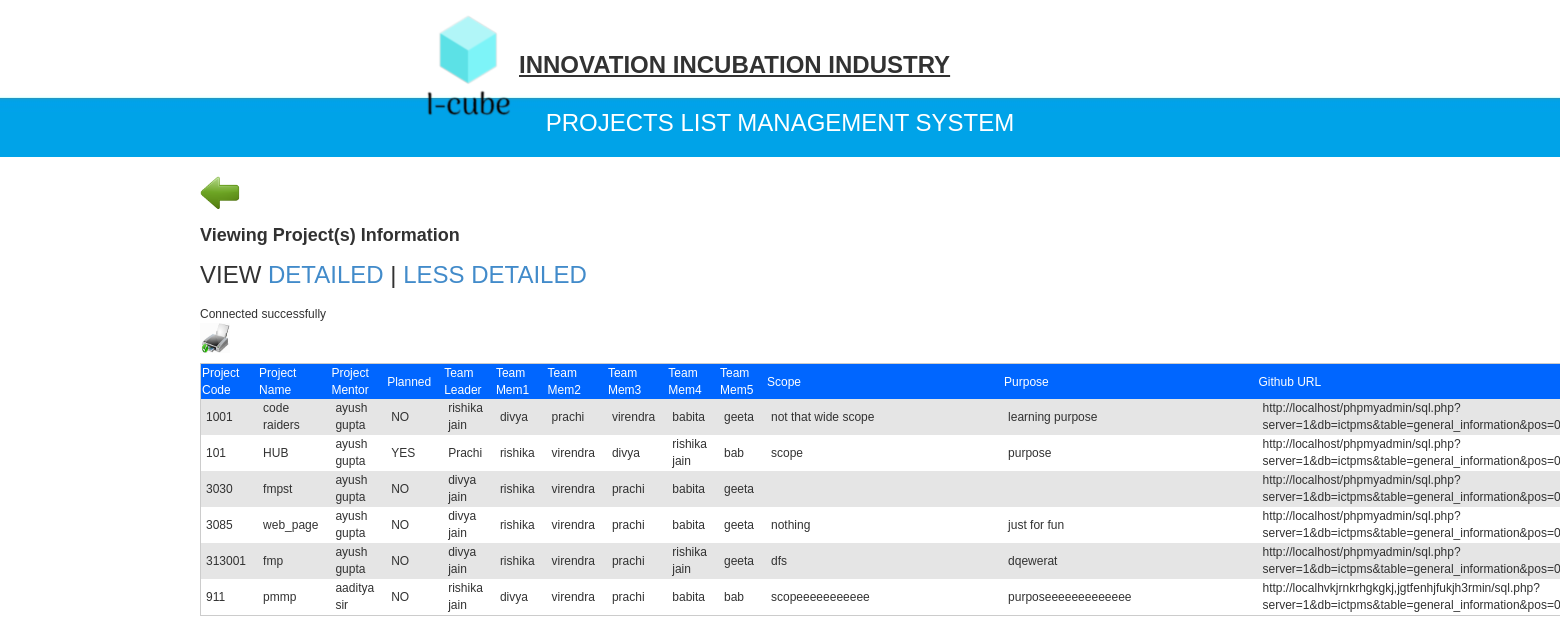
The page /projectInfo.php?action=detailed on the database its author committed.
### tables this page shows
CREATE TABLE `general_information` (
  `Proj_code` varchar(30) NOT NULL,
  `Project_name` varchar(255) NOT NULL,
  `project_mentor` varchar(255) NOT NULL,
  `AppearsIn_BussPlan` varchar(3) NOT NULL,
  `team_leader` varchar(250) NOT NULL,
  `T_member1` varchar(30) NOT NULL,
  `T_member2` varchar(255) NOT NULL,
  `T_member3` varchar(255) NOT NULL,
  `T_member4` varchar(255) NOT NULL,
  `T_mem5` varchar(255) NOT NULL,
  `Scope` text NOT NULL,
  `Purpose` text NOT NULL,
  `github_url` varchar(2043) NOT NULL,
  `Planned_completion` int(11) NOT NULL,
  `Impl_StartDate` date NOT NULL,
  `Impl_EndDate` date NOT NULL
);

### projectInfo.php (the view, shortened to what this page needs)
<!DOCTYPE html PUBLIC "-//W3C//DTD XHTML 1.0 Strict//EN" "http://www.w3.org/TR/xhtml1/DTD/xhtml1-strict.dtd">
<html xmlns="http://www.w3.org/1999/xhtml">
	<head>
		<link href="default.css" rel="stylesheet" type="text/css" />
	    <link href="css/bootstrap.css" rel="stylesheet">
	</head>
	<body>
		<div id="header">
			<h1><U><img src="images/logo2.png" />Innovation Incubation Industry</U></h1>
		</div>
		<div id="menu">
			<h1 class="head2"> PROJECTS LIST MANAGEMENT SYSTEM <h1>
		</div>
		<div id="content">
			<div id="columnAAA">
	            <a href="dirDash.php?action=spr"><img src="images/28.png"  width="" height="40"/></a>
		        <h2>Viewing Project(s) Information</h2>
				<h1>View <a href="?action=detailed">Detailed</a> | <a href="?action=lessdetailed">Less Detailed</a></h1>
				<div>
	<?php
					$action=$_REQUEST['action'];
					if($action=='detailed')
					{
						include('connection.php');
						$sel=mysqli_query($conn,"SELECT * FROM General_information");
						$rowscheck=mysqli_num_rows($sel);
						if($rowscheck < 1){
							echo 'There is No any project(s) to view';
						}else{
							echo '	<div id="print_content">';
							echo '<p ><a href="javascript:caaictpms()"><img src="images/Print.png" width="30" height="30" /></a></p>';
							echo '<table style="" id="results" >';
							echo '<tr style="background:#0066FF; color:white"><th>Project Code</th><th>Project Name</th><th>Project Mentor</th><th>Planned</th><th>Team Leader</th><th>Team Mem1</th><th>Team Mem2</th><th>Team Mem3</th><th>Team Mem4</th><th>Team Mem5</th><th>Scope&nbsp;&nbsp;&nbsp;&nbsp;&nbsp;&nbsp;&nbsp;&nbsp;&nbsp;&nbsp;&nbsp;&nbsp;&nbsp;&nbsp;&nbsp;&nbsp;&nbsp;&nbsp;&nbsp;&nbsp;&nbsp;&nbsp;&nbsp;&nbsp;&nbsp;&nbsp;&nbsp;&nbsp;&nbsp;&nbsp;&nbsp;&nbsp;&nbsp;&nbsp;&nbsp;&nbsp;&nbsp;&nbsp;&nbsp;&nbsp;&nbsp;&nbsp;&nbsp;&nbsp;&nbsp;&nbsp;&nbsp;&nbsp;&nbsp;&nbsp;&nbsp;&nbsp;&nbsp;&nbsp;&nbsp;&nbsp;&nbsp;</th><th>Purpose&nbsp;&nbsp;&nbsp;&nbsp;&nbsp;&nbsp;&nbsp;&nbsp;&nbsp;&nbsp;&nbsp;&nbsp;&nbsp;&nbsp;&nbsp;&nbsp;&nbsp;&nbsp;&nbsp;&nbsp;&nbsp;&nbsp;&nbsp;&nbsp;&nbsp;&nbsp;&nbsp;&nbsp;&nbsp;&nbsp;&nbsp;&nbsp;&nbsp;&nbsp;&nbsp;&nbsp;&nbsp;&nbsp;&nbsp;&nbsp;&nbsp;&nbsp;&nbsp;&nbsp;&nbsp;&nbsp;&nbsp;&nbsp;&nbsp;&nbsp;&nbsp;&nbsp;&nbsp;&nbsp;&nbsp;&nbsp;&nbsp;&nbsp;&nbsp;</th><th>Github URL</th><th>Planned Completion(days)</th><th>Implementation Start-Date</th><th>Implementation End-Date</th></tr>';
							$flag=0;
							while($fetch=mysqli_fetch_array($sel))
							{
								if($flag%2==0)
									echo '<tr bgcolor=#E5E5E5>';
								else
									echo '<tr bgcolor=white>';
									echo '<td>'.$fetch['0'].'</td><td>'.$fetch['1'].'</td><td>'.$fetch['2'].'</td><td>'.$fetch['3'].'</td><td>'.$fetch['4'].'</td><td>'.$fetch['5'].'</td><td>'.$fetch['6'].'</td><td>'.$fetch['7'].'</td><td>'.$fetch['8'].'</td><td>'.$fetch['9'].'</td><td>'.$fetch['10'].'</td><td>'.$fetch['11'].'</td><td>'.$fetch['12'].'</td><td>'.$fetch['13'].'</td><td>'.$fetch['14'].'</td><td>'.$fetch['15'].'</td></tr>';
									$flag=$flag+1;
							}
							echo '</table>';
						}
	?>
	<?php
					}else if($action=='lessdetailed'){
						include('connection.php');
						$sel=mysqli_query($conn,"SELECT * FROM General_information");
						$rowscheck=mysqli_num_rows($sel);
						if($rowscheck < 1){
							echo 'There is no any project(s) to view';
						}else{
							echo '	<div id="print_content">';
							echo '<p ><a href="javascript:caaictpms()"><img src="images/Print.png" width="30" height="30" /></a></p>';
							echo '<table style="" id="results" >';
							echo '<tr style="background:#0066FF; color:white"><th>Project Name</th><th>Project Implementer</th><th>Project Manager</th><th>Purpose&nbsp;&nbsp;&nbsp;&nbsp;&nbsp;&nbsp;&nbsp;&nbsp;&nbsp;&nbsp;&nbsp;&nbsp;&nbsp;&nbsp;&nbsp;&nbsp;&nbsp;&nbsp;&nbsp;&nbsp;&nbsp;&nbsp;&nbsp;&nbsp;&nbsp;&nbsp;&nbsp;&nbsp;&nbsp;&nbsp;&nbsp;&nbsp;&nbsp;&nbsp;&nbsp;&nbsp;&nbsp;&nbsp;&nbsp;&nbsp;&nbsp;&nbsp;&nbsp;&nbsp;&nbsp;&nbsp;&nbsp;&nbsp;&nbsp;&nbsp;&nbsp;&nbsp;&nbsp;&nbsp;&nbsp;&nbsp;&nbsp;&nbsp;&nbsp;&nbsp;&nbsp;&nbsp;&nbsp;&nbsp;&nbsp;&nbsp;&nbsp;&nbsp;&nbsp;&nbsp;</th><th>Scope&nbsp;&nbsp;&nbsp;&nbsp;&nbsp;&nbsp;&nbsp;&nbsp;&nbsp;&nbsp;&nbsp;&nbsp;&nbsp;&nbsp;&nbsp;&nbsp;&nbsp;&nbsp;&nbsp;&nbsp;&nbsp;&nbsp;&nbsp;&nbsp;&nbsp;&nbsp;</th><th>GitHub URL</th><th>Implementation Start-Date</th><th>Implementation End-Date</th></tr>';
							$flag=0;
							while($fetch=mysqli_fetch_array($sel)){
								if($flag%2==0)
									echo '<tr bgcolor=#E5E5E5>';
								else
									echo '<tr bgcolor=white>';
									echo '<td>'.$fetch['Project_name'].'</td><td>'.$fetch['project_mentor'].'</td><td>'.$fetch['team_leader'].'</td><td>'.$fetch['Purpose'].'</td><td>'.$fetch['Scope'].'</td><td>'.$fetch['github_url'].'</td><td>'.$fetch['Impl_StartDate'].'</td><td>'.$fetch['Impl_EndDate'].'</td</tr>';
									$flag=$flag+1;
							}
							echo '</table>';
						}
						$sel=mysqli_query($conn,"SELECT * FROM General_information");
						$rowscheck=mysqli_num_rows($sel);
					}
	?>
					</div>
				</div>
			</div>
		</div>
	</body>
</html>

### connection.php (shortened to what this page needs)
<?php
echo "Connected successfully";
?>

### default.css (style rules this page uses)
body { margin: 0px; padding: 0px; background: url(images/bg.jpg) repeat-x left top; line-height: 20px; text-align: justify;font: 12px/17px arial, sans-serif;color: rgb(50, 50, 50); -moz-opacity : 0.90; filter:alpha(opacity=90); z-index : 9998; }
h1 { font: 12px/17px arial, sans-serif;color: rgb(50, 50, 50); }
#results { border:1px solid #CCCCCC; padding-right:20px; text-align:left; }
#results th { padding-bottom:0px; padding-right:12px; font: 12px/17px arial, sans-serif; color:white; background: #0066FF; width:700px; }
#results td { font: 12px/17px arial, sans-serif;color: rgb(50, 50, 50); padding-left:5px;padding-right:12px; text-align:left; }
a { color: #0077dd; }
img { border: none; }
#header { width: 778px; margin: 0px auto; padding: 1em; height: 90px; color:#003399; }
#header h1 { margin-top: -12px; padding: 5px 0px 0px 0px; text-transform: uppercase; font-weight: bold; }
#menu { width: 778px; margin: 0px auto; text-align:center; }
#content { width: 1200px; margin: 0px auto; padding: 40px 0px 20px 0px;font: 12px/17px arial, sans-serif;color: rgb(50, 50, 50); }
.head2 { font: 24px/34px arial, sans-serif; color: #FFFFFF;); }
#columnAAA { width:100%; margin-right:12px; padding-left:20px; margin-top:-24px;font: 12px/17px arial, sans-serif;color: rgb(50, 50, 50); }

### rows shown on the page
general_information: Proj_code "1001", Project_name "code raiders", project_mentor "ayush gupta", AppearsIn_BussPlan "NO", team_leader "rishika jain", T_member1 "divya", T_member2 "prachi", T_member3 "virendra", T_member4 "babita", T_mem5 "geeta", Scope "not that wide scope", Purpose "learning purpose", github_url "http://localhost/phpmyadmin/sql.php?server=1&db=ictpms&table=general_information&pos=0"
general_information: Proj_code "101", Project_name "HUB", project_mentor "ayush gupta", AppearsIn_BussPlan "YES", team_leader "Prachi", T_member1 "rishika", T_member2 "virendra", T_member3 "divya", T_member4 "rishika jain", T_mem5 "bab", Scope "scope", Purpose "purpose", github_url "http://localhost/phpmyadmin/sql.php?server=1&db=ictpms&table=general_information&pos=0"
general_information: Proj_code "3030", Project_name "fmpst", project_mentor "ayush gupta", AppearsIn_BussPlan "NO", team_leader "divya jain", T_member1 "rishika", T_member2 "virendra", T_member3 "prachi", T_member4 "babita", T_mem5 "geeta", github_url "http://localhost/phpmyadmin/sql.php?server=1&db=ictpms&table=general_information&pos=0"
general_information: Proj_code "3085", Project_name "web_page", project_mentor "ayush gupta", AppearsIn_BussPlan "NO", team_leader "divya jain", T_member1 "rishika", T_member2 "virendra", T_member3 "prachi", T_member4 "babita", T_mem5 "geeta", Scope "nothing", Purpose "just for fun", github_url "http://localhost/phpmyadmin/sql.php?server=1&db=ictpms&table=general_information&pos=0"
general_information: Proj_code "313001", Project_name "fmp", project_mentor "ayush gupta", AppearsIn_BussPlan "NO", team_leader "divya jain", T_member1 "rishika", T_member2 "virendra", T_member3 "prachi", T_member4 "rishika jain", T_mem5 "geeta", Scope "dfs", Purpose "dqewerat", github_url "http://localhost/phpmyadmin/sql.php?server=1&db=ictpms&table=general_information&pos=0"
general_information: Proj_code "911", Project_name "pmmp", project_mentor "aaditya sir", AppearsIn_BussPlan "NO", team_leader "rishika jain", T_member1 "divya", T_member2 "virendra", T_member3 "prachi", T_member4 "babita", T_mem5 "bab", Scope "scopeeeeeeeeeee", Purpose "purposeeeeeeeeeeeee", github_url "http://localhvkjrnkrhgkgkj,jgtfenhjfukjh3rmin/sql.php?server=1&db=ictpms&table=general_information&pos=0"
